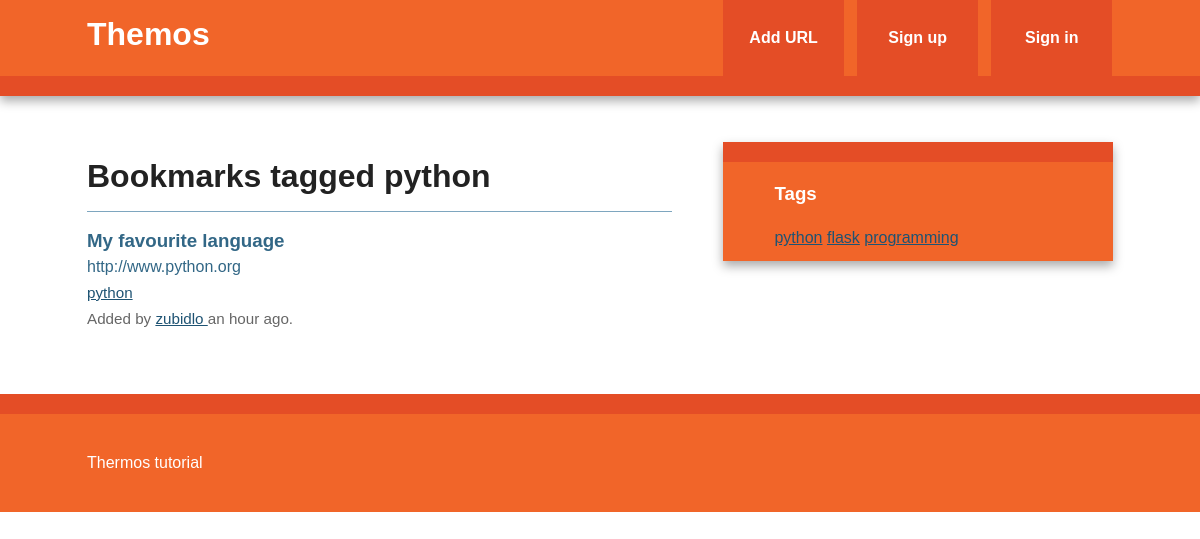
Page /tag/python on the committed database.
### thermos/models.py (models this page shows, shortened)
class Tag(db.Model):
    id = db.Column(db.Integer, primary_key=True)
    name = db.Column(db.String(25), nullable=False, unique=True, index=True)
    @staticmethod
    def all():
        return Tag.query.all()
    def __repr__(self):
        return self.name

class Bookmark(db.Model):
    id = db.Column(db.Integer, primary_key=True)
    url = db.Column(db.Text, nullable=False)
    date = db.Column(db.DateTime, default=datetime.utcnow())
    description = db.Column(db.String(300))
    user_id = db.Column(db.Integer, db.ForeignKey('user.id'), nullable=False)
    _tags = db.relationship('Tag', secondary=tags,
                            backref=db.backref('bookmarks', lazy='dynamic'))
    @property
    def tags(self):
        return ','.join(t.name for t in self._tags)
    @tags.setter
    def tags(self, string):
        """
        tags setter
        """
        if string:
            self._tags = [Tag.get_or_create(name) for name in string.split(',')]

class User(db.Model, UserMixin):
    id = db.Column(db.Integer, primary_key=True)
    username = db.Column(db.String(80), unique=True)
    email = db.Column(db.String(120), unique=True)
    bookmarks = db.relationship('Bookmark', backref='user', lazy='dynamic')
    password_hash = db.Column(db.String)
    @property
    def password(self):
        """
        getter not implemented
        """
        raise AttributeError('password: write-only filed')

### thermos/views.py (the view)
@app.route('/tag/<name>')
def tag(name):
    tag = Tag.query.filter_by(name=name).first_or_404()
    return render_template('tag.html', tag=tag)

### thermos/views.py (called while the page is built)
@app.context_processor
def inject_tags():
    return dict(all_tags=Tag.all)

### thermos/templates/tag.html (shortened to what this page needs)
{% extends "base.html" %}
{% block content %}
    <article>
        <header>
            <h1>Bookmarks tagged {{ tag }}</h1>
            {% if tag.bookmarks.count() > 0 %}
                {% with bookmarks=tag.bookmarks %}
                    {% include "bookmark_list.html" %}
                {% endwith %}
            {% else %}
                There are no bookmarks with this tag.
            {% endif %}
        </header>
    </article>
{% endblock %}

### thermos/templates/base.html (shortened to what this page needs)
<!doctype html>
<html class="no-js" lang="">
    <head>
        {% block styles %}
            <link rel="stylesheet" href="{{ url_for('static', filename='css/normalize.min.css') }}">
            <link rel="stylesheet" href="{{ url_for('static', filename='css/main.css') }}">
        {% endblock %}
    </head>
    <body>
        <div class="header-container">
            <header class="wrapper clearfix">
                <a href="{{ url_for('index') }}"><h1 class="title">Themos</h1></a>
                <nav>
                    <ul>
                        <li><a href="{{ url_for('add') }}">Add URL</a></li>
                        {% if current_user.is_authenticated %}
                            <li><a href="{{ url_for('user', username=current_user.username) }}">My Links</a></li>
                            <li><a href="{{ url_for('logout') }}">Sign out</a></li>
                        {% else %}
                            <li><a href="{{ url_for('signup') }}">Sign up</a></li>
                            <li><a href="{{ url_for('login') }}">Sign in</a></li>
                        {% endif %}
                    </ul>
                </nav>
            </header>
        </div>
        <div class="main-container">
            <div class="main wrapper clearfix">
                {% block content %}
                {% endblock %}
                {% block sidebar %}
                    <aside>
                        <h3>Tags</h3>
                        {% for t in all_tags() %}
                            <a href="{{ url_for('tag', name=t) }}">{{ t }}</a>
                        {% endfor %}
                    </aside>
                {% endblock %}
            </div>
        </div>
        <div class="footer-container">
            <footer class="wrapper">
                <p>Thermos tutorial</p>
            </footer>
        </div>
    </body>
</html>

### thermos/templates/bookmark.html (shortened to what this page needs)
<div class="bookmark">
    <a class="header" href="{{ bookmark.url }}">
        <h3 class="description">
            {{ bookmark.description|truncate(50, killwords=True) }}
        </h3>
        <span class="url">
            {{ bookmark.url|truncate(50, killwords=True) }}
        </span>
    </a>
    <div class="info">
        <span class="tags">
            {% if bookmark.tags %}
                {% for t in bookmark._tags %}
                    <a href="{{ url_for('tag', name=t) }}">{{ t }}</a>
                {% endfor %}
            {% else %}
                No tags.
            {% endif %}
        </span>
        <br>
        Added by
        <a href="{{ url_for('user', username=bookmark.user.username) }}">
            {{ bookmark.user.username }}
        </a>
        {{ moment(bookmark.date).fromNow() }}.
    </div>
</div>

### thermos/static/css/main.css (style rules this page uses)
html { color: #222; font-size: 1em; line-height: 1.4; }
body { font: 16px/26px Helvetica, Helvetica Neue, Arial; }
.wrapper { width: 90%; margin: 0 5%; }
.header-container { border-bottom: 20px solid #e44d26; }
.footer-container, .main aside { border-top: 20px solid #e44d26; }
.header-container, .footer-container, .main aside { background: #f16529; }
.title { color: white; }
nav ul { margin: 0; padding: 0; list-style-type: none; }
nav a { display: block; margin-bottom: 10px; padding: 15px 0; text-align: center; text-decoration: none; font-weight: bold; color: white; background: #e44d26; }
.main { padding: 30px 0; }
.main article h1 { font-size: 2em; }
.main aside { color: white; padding: 0px 5% 10px; }
.footer-container footer { color: white; padding: 20px 0; }
a,a:visited { color: #1e5373; }
.bookmark { padding-bottom: .5em; border-top: 1px solid #7ea6bf; padding: 1em 0; }
a.header { color: #326786; text-decoration: none; display: block; }
a.header h3 { margin: 0 0; }
div.info { font-size: .95em; color: #666666; }
@media only screen and (min-width: 480px) { nav a { float: left; width: 27%; margin: 0 1.7%; padding: 25px 2%; margin-bottom: 0; } }
@media only screen and (min-width: 480px) { nav li:first-child a { margin-left: 0; } }
@media only screen and (min-width: 480px) { nav li:last-child a { margin-right: 0; } }
@media only screen and (min-width: 480px) { nav ul li { display: inline; } }
@media only screen and (min-width: 768px) { .header-container, .main aside { -webkit-box-shadow: 0 5px 10px #aaa; -moz-box-shadow: 0 5px 10px #aaa; box-shadow: 0 5px 10px #aaa; } }
@media only screen and (min-width: 768px) { .title { float: left; } }
@media only screen and (min-width: 768px) { nav { float: right; width: 38%; } }
@media only screen and (min-width: 768px) { .main article { float: left; width: 57%; } }
@media only screen and (min-width: 768px) { .main aside { float: right; width: 28%; } }
@media only screen and (min-width: 1140px) { .wrapper { width: 1026px; margin: 0 auto; } }
.clearfix:before, .clearfix:after { content: " "; display: table; }
.clearfix:after { clear: both; }
.clearfix { *zoom: 1; }

### rows in the picture
Tag: name "python"
Bookmark: description "My favourite language", url "http://www.python.org", user.username "zubidlo", date "an hour ago"
Tag: name "flask"
Tag: name "programming"
